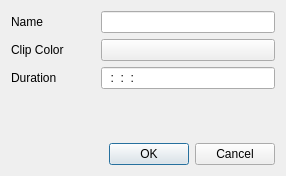
<ui version="4.0" >
 <class>ColorClip_UI</class>
 <widget class="QDialog" name="ColorClip_UI" >
  <property name="geometry" >
   <rect>
    <x>0</x>
    <y>0</y>
    <width>286</width>
    <height>176</height>
   </rect>
  </property>
  <property name="windowTitle" >
   <string>Dialog</string>
  </property>
  <layout class="QGridLayout" >
   <item row="0" column="0" >
    <widget class="QLabel" name="label_3" >
     <property name="text" >
      <string>Name</string>
     </property>
    </widget>
   </item>
   <item row="0" column="1" colspan="2" >
    <widget class="KLineEdit" name="clip_name" />
   </item>
   <item row="1" column="0" >
    <widget class="QLabel" name="label" >
     <property name="text" >
      <string>Clip Color</string>
     </property>
    </widget>
   </item>
   <item row="1" column="1" colspan="2" >
    <widget class="KColorButton" name="clip_color" >
     <property name="color" >
      <color>
       <red>0</red>
       <green>0</green>
       <blue>0</blue>
      </color>
     </property>
    </widget>
   </item>
   <item row="2" column="0" >
    <widget class="QLabel" name="label_2" >
     <property name="text" >
      <string>Duration</string>
     </property>
    </widget>
   </item>
   <item row="2" column="1" colspan="2" >
    <widget class="KRestrictedLine" name="clip_duration" >
     <property name="inputMask" >
      <string>99:99:99:99; </string>
     </property>
    </widget>
   </item>
   <item row="3" column="2" >
    <spacer>
     <property name="orientation" >
      <enum>Qt::Vertical</enum>
     </property>
     <property name="sizeHint" >
      <size>
       <width>20</width>
       <height>31</height>
      </size>
     </property>
    </spacer>
   </item>
   <item row="4" column="0" colspan="3" >
    <widget class="QDialogButtonBox" name="buttonBox" >
     <property name="orientation" >
      <enum>Qt::Horizontal</enum>
     </property>
     <property name="standardButtons" >
      <set>QDialogButtonBox::Cancel|QDialogButtonBox::NoButton|QDialogButtonBox::Ok</set>
     </property>
    </widget>
   </item>
  </layout>
 </widget>
 <customwidgets>
  <customwidget>
   <class>KColorButton</class>
   <extends>QPushButton</extends>
   <header>kcolorbutton.h</header>
  </customwidget>
  <customwidget>
   <class>KLineEdit</class>
   <extends>QLineEdit</extends>
   <header>klineedit.h</header>
  </customwidget>
  <customwidget>
   <class>KRestrictedLine</class>
   <extends>KLineEdit</extends>
   <header>krestrictedline.h</header>
  </customwidget>
 </customwidgets>
 <resources/>
 <connections>
  <connection>
   <sender>buttonBox</sender>
   <signal>accepted()</signal>
   <receiver>ColorClip_UI</receiver>
   <slot>accept()</slot>
   <hints>
    <hint type="sourcelabel" >
     <x>248</x>
     <y>254</y>
    </hint>
    <hint type="destinationlabel" >
     <x>157</x>
     <y>274</y>
    </hint>
   </hints>
  </connection>
  <connection>
   <sender>buttonBox</sender>
   <signal>rejected()</signal>
   <receiver>ColorClip_UI</receiver>
   <slot>reject()</slot>
   <hints>
    <hint type="sourcelabel" >
     <x>316</x>
     <y>260</y>
    </hint>
    <hint type="destinationlabel" >
     <x>286</x>
     <y>274</y>
    </hint>
   </hints>
  </connection>
 </connections>
</ui>
